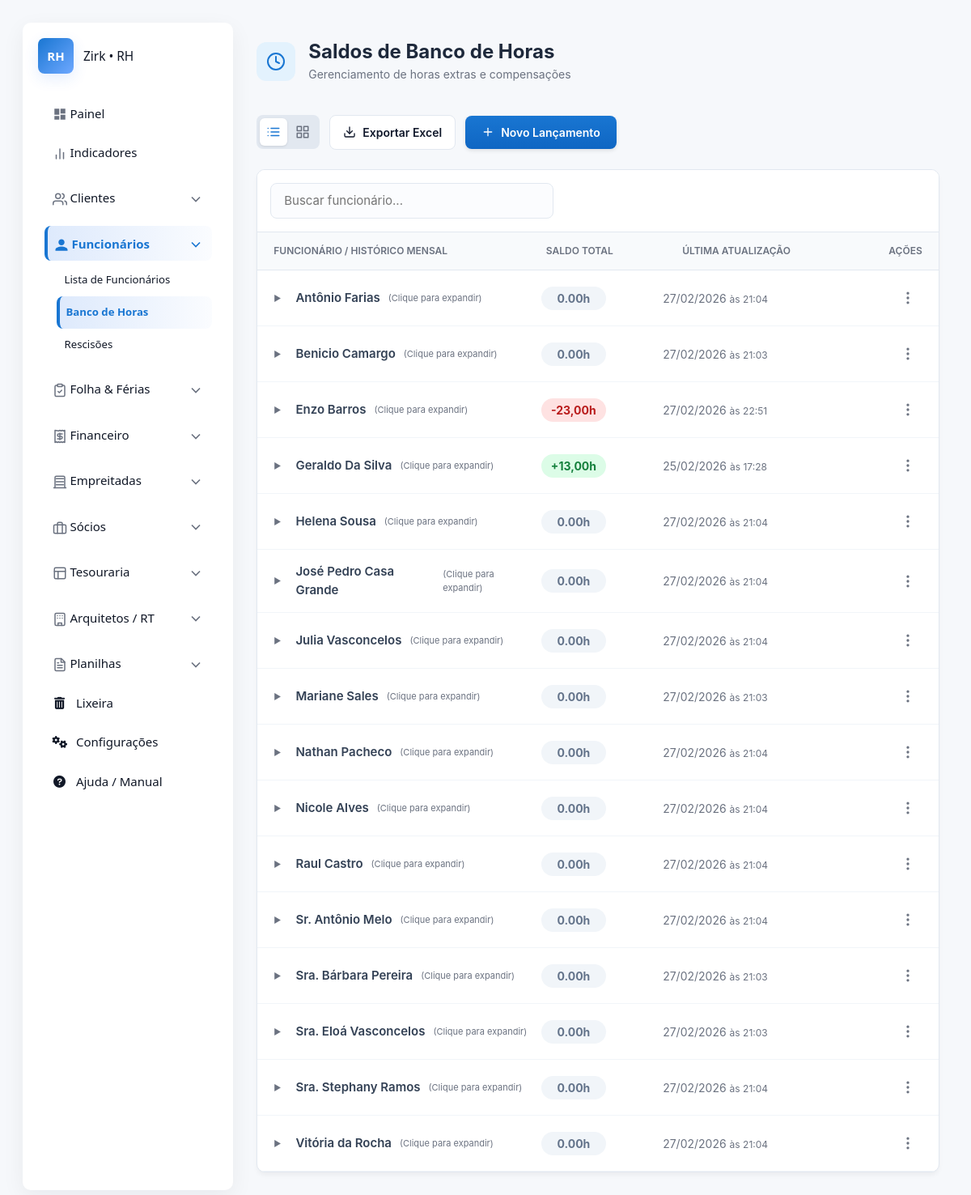
/banco-horas/ (signed in), run on the app's committed database.
### apps/banco_horas/models.py (models this page shows, shortened)
class BancoHoras(SoftDeleteMixin):
    funcionario = models.OneToOneField(
        Funcionario,
        on_delete=models.CASCADE,
        related_name='banco_horas'
    )
    saldo = models.DecimalField(max_digits=10, decimal_places=2, default=Decimal('0.00'), help_text="Saldo atual de horas no banco de horas", editable=True)
    atualizado_em = models.DateTimeField(auto_now=True)

### apps/funcionarios/models.py (models this page shows, shortened)
class Funcionario(SoftDeleteMixin):
    nome = models.CharField(max_length=200)
    data_nascimento = models.DateField(null=True, blank=True)
    natural_de = models.CharField(max_length=100, blank=True, null=True)
    sexo = models.CharField(
        max_length=1,
        choices=Sexo.choices,
        default=Sexo.OUTRO)
    grau_instrucao = models.IntegerField(choices=GrauInstrucao.choices, null=True, blank=True)
    estado_civil = models.CharField(max_length=3, choices=EstadoCivil.choices, blank=True, null=True)
    conjuge = models.CharField(max_length=200, blank=True, null=True)
    nome_pai = models.CharField(max_length=200, blank=True, null=True)
    nome_mae = models.CharField(max_length=200, blank=True, null=True)
    numero_filhos = models.PositiveIntegerField(default=0)
    def __str__(self):
        return self.nome

### apps/banco_horas/views.py (the view)
# urls.py: path('', views.banco_horas_list, name='banco_horas_list'),
@login_required
def banco_horas_list(request):
    bancos = BancoHoras.objects.select_related('funcionario').order_by('funcionario__nome')
    dados_consolidados = []
    for banco in bancos:
        resumo_mensal = (
            LancamentoHoras.objects
            .filter(funcionario=banco.funcionario)
            .annotate(mes_ano=TruncMonth('data'))  # Corta a data para apenas Mês/Ano
            .values('mes_ano')                     # Agrupa por esse Mês/Ano
            .annotate(saldo_no_mes=Sum('horas'))   # Soma as horas desse grupo
            .order_by('-mes_ano')                  # Ordena do mais recente para o antigo
        )
        dados_consolidados.append({
            'banco_obj': banco,       # O objeto BancoHoras original (para pegar o total geral)
            'mensal': resumo_mensal,  # A lista com os saldos mês a mês
        })
    form = LancamentoHorasForm()
    context = {
        'lista_bancos': dados_consolidados, # Note que mudamos a variável de 'bancos' para 'lista_bancos'
        'form': form,
        'title': 'Saldos de Banco de Horas'
    }
    return render(request, 'core/banco_horas/banco_horas_list.html', context)

### apps/banco_horas/forms.py
class LancamentoHorasForm(forms.ModelForm):
    class Meta:
        model = LancamentoHoras
        fields = ['funcionario', 'horas', 'valor_hora', 'data', 'descricao'] # 'data' incluído
        widgets = {
            'funcionario': forms.Select(attrs={'class': 'form-select'}),
            'horas': forms.NumberInput(attrs={'class': 'form-control', 'step': '0.01'}),
            'valor_hora': forms.NumberInput(attrs={'class': 'form-control', 'step': '0.01'}),
            'data': forms.DateInput(attrs={'class': 'form-control', 'type': 'date'}),
            'descricao': forms.TextInput(attrs={'class': 'form-control'}),
        }

### apps/configuracoes/context_processors.py (called while the page is built)
def configuracoes_globais(request):
    return {}

### apps/configuracoes/mixin.py (called while the page is built)
    def get_queryset(self):
        return super().get_queryset().filter(is_deleted=False)

### apps/ferias/service.py (called while the page is built, shortened)
def gerar_novo_periodo_aquisitivo(funcionario):
    if getattr(funcionario, 'is_deleted', False):
        return None
    if not hasattr(funcionario, 'dados_trabalhistas'):
        return None
    dados = funcionario.dados_trabalhistas
    data_admissao = dados.data_admissao_marcenaria or dados.data_admissao_contabilidade
    if not data_admissao:
        return None
    ultimo_periodo = funcionario.periodos_aquisitivos.order_by('-data_fim').first()
    hoje = timezone.now().date()
    data_limite_retroativa = hoje - relativedelta(years=2)
    data_inicio_calculada = None
    if not ultimo_periodo:
        data_inicio_calculada = data_admissao
    else:
        if ultimo_periodo.data_fim >= hoje:
            return None  # Período atual ainda está vigente
        data_inicio_calculada = ultimo_periodo.data_fim + timedelta(days=1)

def atualizar_todos_periodos():
    funcionarios = Funcionario.objects.all() # O SoftDeleteMixin já deve filtrar os deletados
    for func in funcionarios:
        if getattr(func, 'is_deleted', False):
            continue
        gerar_novo_periodo_aquisitivo(func)

### templates/core/banco_horas/banco_horas_list.html (shortened to what this page needs)
{% extends "core/base.html" %}
{% load static %}
{% block content %}
<div class="rh-container">
    <div class="top-section">
        <div class="page-header">
            <div class="header-icon">
                <svg xmlns="http://www.w3.org/2000/svg" width="24" height="24" viewBox="0 0 24 24" fill="none" stroke="currentColor" stroke-width="2" stroke-linecap="round" stroke-linejoin="round"><circle cx="12" cy="12" r="10"/><polyline points="12 6 12 12 16 14"/></svg>
            </div>
            <div class="header-content">
                <h1>Saldos de Banco de Horas</h1>
                <p>Gerenciamento de horas extras e compensações</p>
            </div>
        </div>
        <div class="top-actions">
            <div class="view-switcher">
                <button class="view-btn active" id="btnList" onclick="switchView('list')" title="Visualização em Lista">
                </button>
                <button class="view-btn" id="btnGrid" onclick="switchView('grid')" title="Visualização em Grade">
                </button>
            </div>
            <a href="{% url 'banco_horas:exportar_excel' %}" class="rh-btn-secondary" style="background: white; color: var(--primary); border: 1px solid var(--border); padding: 10px 16px; border-radius: 8px; text-decoration: none; font-weight: 600; font-size: 14px; display: inline-flex; align-items: center; gap: 8px; transition: all 0.2s;">
                <svg xmlns="http://www.w3.org/2000/svg" width="16" height="16" viewBox="0 0 24 24" fill="none" stroke="currentColor" stroke-width="2" stroke-linecap="round" stroke-linejoin="round"><path d="M21 15v4a2 2 0 0 1-2 2H5a2 2 0 0 1-2-2v-4"/><polyline points="7 10 12 15 17 10"/><line x1="12" y1="15" x2="12" y2="3"/></svg>
                Exportar Excel
            </a>
            <button onclick="openModal()" class="rh-btn-primary">
                <svg xmlns="http://www.w3.org/2000/svg" width="16" height="16" viewBox="0 0 24 24" fill="none" stroke="currentColor" stroke-width="2" stroke-linecap="round" stroke-linejoin="round"><path d="M5 12h14"/><path d="M12 5v14"/></svg>
                Novo Lançamento
            </button>
        </div>
    </div>
    <div class="list-panel">
        <div class="toolbar">
            <input id="searchHours" class="rh-search input" type="search" placeholder="Buscar funcionário..." onkeyup="filterHours()" style="width: 100%; max-width: 350px; padding: 10px 16px; border-radius: 8px; border: 1px solid var(--border);">
        </div>
        <div id="listView" class="table-responsive">
            <table class="rh-table">
                <thead>
                    <tr>
                        <th width="40%">Funcionário / Histórico Mensal</th>
                        <th width="20%">Saldo Total</th>
                        <th width="25%">Última Atualização</th>
                        <th width="15%" style="text-align: right;">Ações</th>
                    </tr>
                </thead>
                <tbody id="tableBody">
                    {% for item in lista_bancos %}
                        {% with banco=item.banco_obj meses=item.mensal %}
                        <tr class="search-item" data-name="{{ banco.funcionario.nome|lower }}">
                            <td colspan="4">
                                <details style="width: 100%; group-name: funcionarios;">
                                    <summary style="display: flex; align-items: center; padding: 16px 20px; cursor: pointer; border-bottom: 1px solid #f1f5f9;">
                                        <div style="flex: 1; display: flex; align-items: center; gap: 10px;">
                                            <span class="arrow-icon">▶</span>
                                            <span class="col-name" style="font-weight: 600; color: #334155; font-size: 15px;">
                                                {{ banco.funcionario.nome }}
                                            </span>
                                            <span style="font-size: 11px; color: var(--muted); font-weight: 400;">(Clique para expandir)</span>
                                        </div>
                                        <div style="width: 20%; padding-left: 10px;">
                                            {% if banco.saldo > 0 %}
                                                <span class="saldo-pill pos">+{{ banco.saldo|floatformat:2 }}h</span>
                                            {% elif banco.saldo < 0 %}
                                                <span class="saldo-pill neg">{{ banco.saldo|floatformat:2 }}h</span>
                                            {% else %}
                                                <span class="saldo-pill neu">0.00h</span>
                                            {% endif %}
                                        </div>
                                        <div style="width: 25%; color: var(--muted); font-size: 14px;">
                                            {{ banco.atualizado_em|date:"d/m/Y" }} <span style="font-size: 12px;">às {{ banco.atualizado_em|date:"H:i" }}</span>
                                        </div>
                                        <div style="width: 15%; text-align: right;" onclick="event.preventDefault()">
                                            <div class="action-menu">
                                                <button class="dots-btn" onclick="toggleMenu('menu-{{ banco.pk }}')">
                                                    <svg xmlns="http://www.w3.org/2000/svg" width="20" height="20" viewBox="0 0 24 24" fill="none" stroke="currentColor" stroke-width="2" stroke-linecap="round" stroke-linejoin="round"><circle cx="12" cy="12" r="1"/><circle cx="12" cy="5" r="1"/><circle cx="12" cy="19" r="1"/></svg>
                                                </button>
                                            </div>
                                        </div>
                                    </summary>
                                </details>
                            </td>
                        </tr>
                        {% endwith %}
                    {% empty %}
                    <tr>
                        <td colspan="4" class="empty-msg">Nenhum banco de horas encontrado.</td>
                    </tr>
                    {% endfor %}
                </tbody>
            </table>
        </div>
    </div>
</div>
{% endblock %}

### static/core/css/style.css (style rules this page uses)
:root { --bg: #f5f7fb; --surface: #ffffff; --surface-secondary: #f7faff; --text: #111827; --text-secondary: #4b5563; --muted: #6b7280; --primary: #1f6feb; --primary-hover: #1a5dbd; --accent: #13a38c; --danger: #e5544b; --border-color: #e5e7eb; --input-bg: #fbfcfe; --input-border: #e7edf8; --table-header-bg: #f4f4f4; --table-row-hover: #f9f9f9; --nav-hover: #F3F6FB; --shadow-color: rgba(15, 23, 42, 0.06); --shadow-primary: rgba(31, 111, 235, 0.12); --radius: 10px; --gap: 18px; font-family: Inter, system-ui, -apple-system, "Segoe UI", Roboto, "Helvetica Neue", Arial; font-size: 15px; }
* { box-sizing: border-box; }
html, body { height: 100%; margin: 0; background: var(--bg); color: var(--text); -webkit-font-smoothing: antialiased; }
a:not(.btn), a:not(.btn):link, a:not(.btn):visited, a:not(.btn):hover, a:not(.btn):active, a:not(.btn):focus { text-decoration: none !important; color: inherit !important; }
button { font: inherit; }
.input, .form-container input, .form-container select, .form-container textarea { padding: 8px 10px; border-radius: 8px; border: 1px solid var(--input-border); background: var(--input-bg); color: var(--text); min-width: 140px; transition: all 0.2s ease; }
table { width: 100%; border-collapse: collapse; font-size: 0.95rem; }
thead th { text-align: left; padding: 10px 8px; color: var(--muted); font-weight: 700; border-bottom: 1px solid var(--border-color); }
th, td { padding: 12px 20px; text-align: left; border-bottom: 1px solid var(--border-color); color: var(--text); }
th { background-color: var(--table-header-bg); }

### data on the page
BancoHoras: banco_obj.funcionario.nome "Antônio Farias", saldo "0.00h", banco_obj.atualizado_em "27/02/2026", banco_obj.atualizado_em "21:04"
BancoHoras: banco_obj.funcionario.nome "Benicio Camargo", saldo "0.00h", banco_obj.atualizado_em "27/02/2026", banco_obj.atualizado_em "21:03"
BancoHoras: banco_obj.funcionario.nome "Enzo Barros", banco_obj.saldo "-23,00", banco_obj.atualizado_em "27/02/2026", banco_obj.atualizado_em "22:51"
BancoHoras: banco_obj.funcionario.nome "Geraldo Da Silva", banco_obj.saldo "13,00", banco_obj.atualizado_em "25/02/2026", banco_obj.atualizado_em "17:28"
BancoHoras: banco_obj.funcionario.nome "Helena Sousa", saldo "0.00h", banco_obj.atualizado_em "27/02/2026", banco_obj.atualizado_em "21:04"
BancoHoras: banco_obj.funcionario.nome "José Pedro Casa Grande", saldo "0.00h", banco_obj.atualizado_em "27/02/2026", banco_obj.atualizado_em "21:04"
BancoHoras: banco_obj.funcionario.nome "Julia Vasconcelos", saldo "0.00h", banco_obj.atualizado_em "27/02/2026", banco_obj.atualizado_em "21:04"
BancoHoras: banco_obj.funcionario.nome "Mariane Sales", saldo "0.00h", banco_obj.atualizado_em "27/02/2026", banco_obj.atualizado_em "21:03"
BancoHoras: banco_obj.funcionario.nome "Nathan Pacheco", saldo "0.00h", banco_obj.atualizado_em "27/02/2026", banco_obj.atualizado_em "21:04"
BancoHoras: banco_obj.funcionario.nome "Nicole Alves", saldo "0.00h", banco_obj.atualizado_em "27/02/2026", banco_obj.atualizado_em "21:04"
BancoHoras: banco_obj.funcionario.nome "Raul Castro", saldo "0.00h", banco_obj.atualizado_em "27/02/2026", banco_obj.atualizado_em "21:04"
BancoHoras: banco_obj.funcionario.nome "Sr. Antônio Melo", saldo "0.00h", banco_obj.atualizado_em "27/02/2026", banco_obj.atualizado_em "21:04"
BancoHoras: banco_obj.funcionario.nome "Sra. Bárbara Pereira", saldo "0.00h", banco_obj.atualizado_em "27/02/2026", banco_obj.atualizado_em "21:03"
BancoHoras: banco_obj.funcionario.nome "Sra. Eloá Vasconcelos", saldo "0.00h", banco_obj.atualizado_em "27/02/2026", banco_obj.atualizado_em "21:03"
BancoHoras: banco_obj.funcionario.nome "Sra. Stephany Ramos", saldo "0.00h", banco_obj.atualizado_em "27/02/2026", banco_obj.atualizado_em "21:04"
BancoHoras: banco_obj.funcionario.nome "Vitória da Rocha", saldo "0.00h", banco_obj.atualizado_em "27/02/2026", banco_obj.atualizado_em "21:04"
